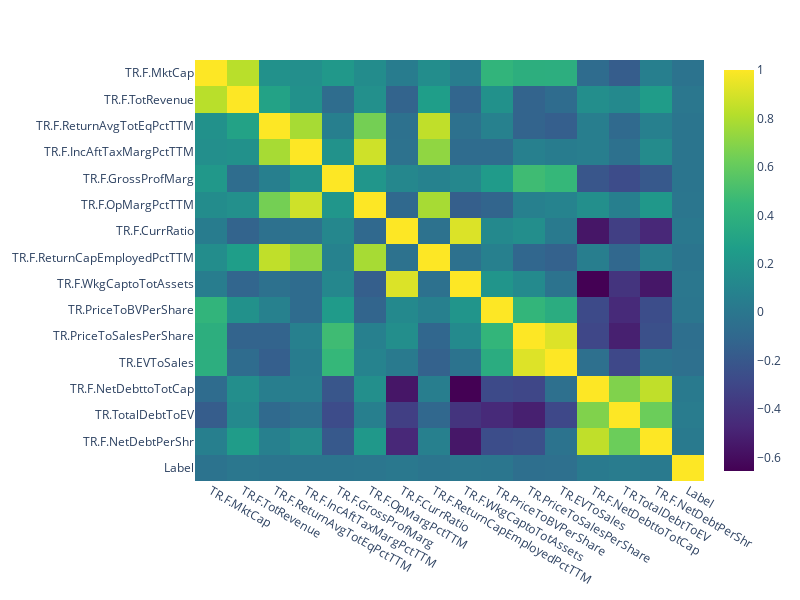

Here is the notebook cell this chart was saved with:
### Markdown cell above
Amongst other statistical exploration tools that we can use, we need check our features against multicolinearity which can greatly bias regression models. We can do that by simply looking to a correlation matrix and also conduct a Variance Inflation Factor (VIF) analysis which is a measure of the amount of multicollinearity in a set of multiple regression variables.

Let's start by generating the correlation matrix. We calculate and show both Spearman and the Pearson correlations, where Spearman is measuring the monotonic relationship between the variables and Pearson identifies the linear relationship.

### Code cell
# get the subset of the dataset
dataset = dataset.iloc[:,3:19]

# calculate spearman correlation 
corr_spear = dataset.corr(method ='spearman')

fig = make_subplots(rows=2, cols=2)

fig = px.imshow(corr_spear,  aspect="auto", color_continuous_scale='viridis')
fig.update_layout(height=600, width=800)
fig.show()

### Figure 1 — Plotly figure (JSON) as saved in the notebook; plotly's stock layout.template omitted (floating-point values rounded to 4 significant figures; data arrays with more than 128 entries replaced by an {"elided": "..."} marker saying what was removed)
{"data": [{"coloraxis": "coloraxis", "hovertemplate": "x: %{x}<br>y: %{y}<br>color: %{z}<extra></extra>", "name": "0", "type": "heatmap", "x": ["TR.F.MktCap", "TR.F.TotRevenue", "TR.F.ReturnAvgTotEqPctTTM", "TR.F.IncAftTaxMargPctTTM", "TR.F.GrossProfMarg", "TR.F.OpMargPctTTM", "TR.F.CurrRatio", "TR.F.ReturnCapEmployedPctTTM", "TR.F.WkgCaptoTotAssets", "TR.PriceToBVPerShare", "TR.PriceToSalesPerShare", "TR.EVToSales", "TR.F.NetDebttoTotCap", "TR.TotalDebtToEV", "TR.F.NetDebtPerShr", "Label"], "xaxis": "x", "y": ["TR.F.MktCap", "TR.F.TotRevenue", "TR.F.ReturnAvgTotEqPctTTM", "TR.F.IncAftTaxMargPctTTM", "TR.F.GrossProfMarg", "TR.F.OpMargPctTTM", "TR.F.CurrRatio", "TR.F.ReturnCapEmployedPctTTM", "TR.F.WkgCaptoTotAssets", "TR.PriceToBVPerShare", "TR.PriceToSalesPerShare", "TR.EVToSales", "TR.F.NetDebttoTotCap", "TR.TotalDebtToEV", "TR.F.NetDebtPerShr", "Label"], "yaxis": "y", "z": {"elided": "16x16 float values"}}], "layout": {"coloraxis": {"colorscale": [[0, "#440154"], [0.1111, "#482878"], [0.2222, "#3e4989"], [0.3333, "#31688e"], [0.4444, "#26828e"], [0.5556, "#1f9e89"], [0.6667, "#35b779"], [0.7778, "#6ece58"], [0.8889, "#b5de2b"], [1, "#fde725"]]}, "height": 600, "margin": {"t": 60}, "width": 800, "xaxis": {"anchor": "y", "autorange": true, "domain": [0, 1], "range": [-0.5, 15.5], "type": "category"}, "yaxis": {"anchor": "x", "autorange": true, "domain": [0, 1], "range": [15.5, -0.5], "type": "category"}}}
